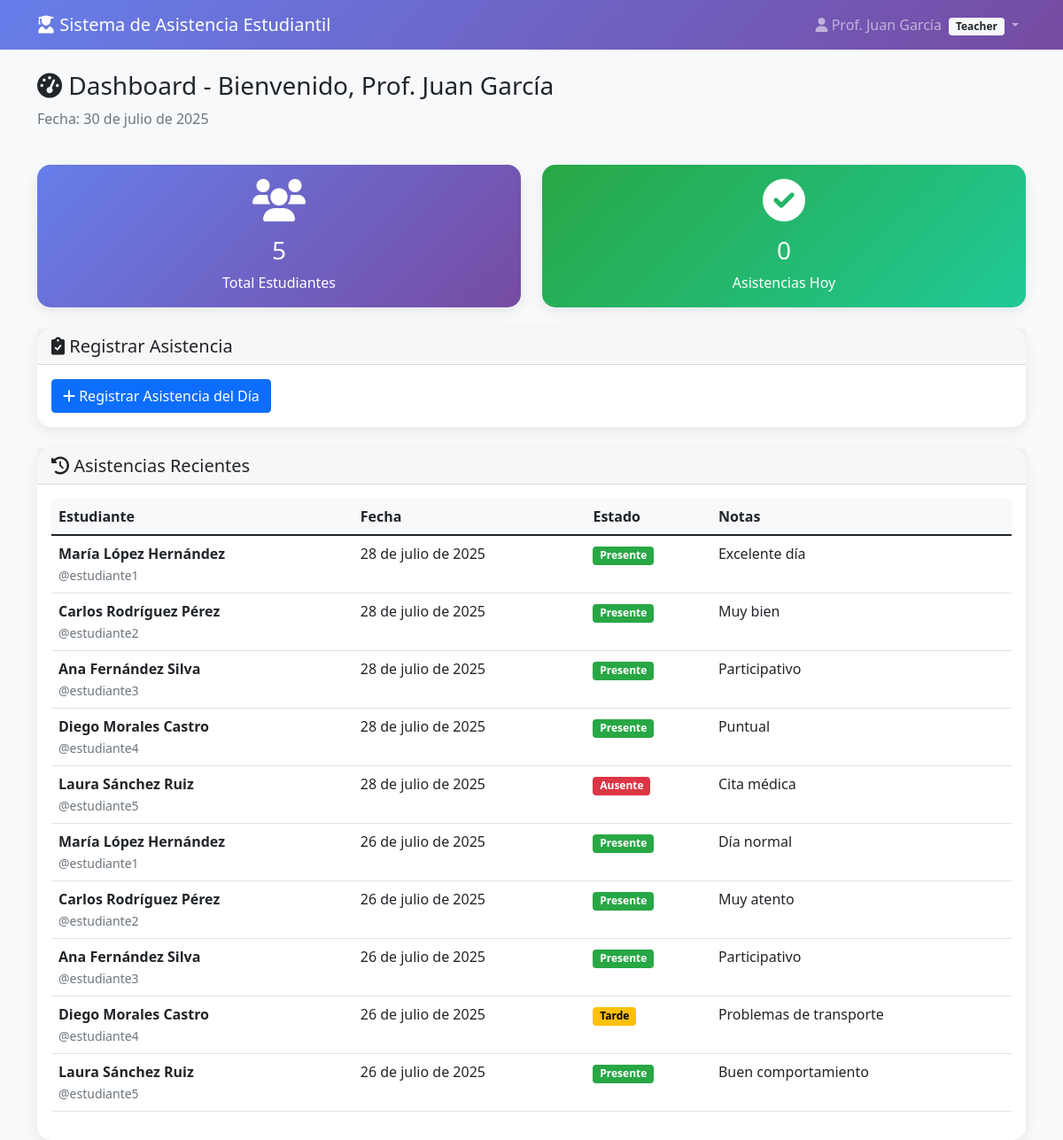
The page /php/dashboard.php (signed in) on the database its author committed.
### tables this page shows
CREATE TABLE users (
    id INT AUTO_INCREMENT PRIMARY KEY,
    username VARCHAR(50) UNIQUE NOT NULL,
    password VARCHAR(255) NOT NULL,
    role ENUM('teacher', 'student') NOT NULL,
    full_name VARCHAR(100) NOT NULL,
    email VARCHAR(100),
    created_at TIMESTAMP DEFAULT CURRENT_TIMESTAMP,
    updated_at TIMESTAMP DEFAULT CURRENT_TIMESTAMP ON UPDATE CURRENT_TIMESTAMP,
    is_active BOOLEAN DEFAULT TRUE,
    INDEX idx_username (username),
    INDEX idx_role (role)
);

CREATE TABLE attendance (
    id INT AUTO_INCREMENT PRIMARY KEY,
    student_id INT NOT NULL,
    teacher_id INT NOT NULL,
    date DATE NOT NULL,
    status ENUM('present', 'absent', 'late') DEFAULT 'present',
    notes TEXT,
    created_at TIMESTAMP DEFAULT CURRENT_TIMESTAMP,
    updated_at TIMESTAMP DEFAULT CURRENT_TIMESTAMP ON UPDATE CURRENT_TIMESTAMP,
    FOREIGN KEY (student_id) REFERENCES users(id) ON DELETE CASCADE,
    FOREIGN KEY (teacher_id) REFERENCES users(id) ON DELETE CASCADE,
    UNIQUE KEY unique_student_date (student_id, date),
    INDEX idx_date (date),
    INDEX idx_student_id (student_id),
    INDEX idx_teacher_id (teacher_id),
    INDEX idx_status (status)
);

### php/db_connect.php (called while the page is built, shortened)
<?php
require_once 'config.php';
class DatabaseConnection {
    private static $instance = null;
    private $connection;
    private $host;
    private $username;
    private $password;
    private $database;
    private function __construct() {
        $this->host = DB_HOST;
        $this->username = DB_USERNAME;
        $this->password = DB_PASSWORD;
        $this->database = DB_NAME;
    }
    public static function getInstance() {
        if (self::$instance === null) {
            self::$instance = new self();
        }
        return self::$instance;
    }
    private function connect() {
        try {
            $this->connection = new mysqli($this->host, $this->username, $this->password, $this->database);
            $this->connection->query("SET sql_mode = 'STRICT_TRANS_TABLES,ERROR_FOR_DIVISION_BY_ZERO,NO_AUTO_CREATE_USER,NO_ENGINE_SUBSTITUTION'");
            $this->connection->query("SET time_zone = '" . date('P') . "'");
        } catch (Exception $e) {
            logError("Error fatal de conexión: " . $e->getMessage(), 'CRITICAL');
            if (!defined('DEBUG_MODE') || !DEBUG_MODE) {
                die('Error de conexión a la base de datos. Contacte al administrador.');
            } else {
                die('Error de conexión: ' . $e->getMessage());
            }
        }
    }
    public function getConnection() {
        return $this->connection;
    }
    public function prepare($query) {
        $stmt = $this->getConnection()->prepare($query);
        return $stmt;
    }
}
class QueryBuilder {
    private $db;
    public function __construct() {
        $this->db = DatabaseConnection::getInstance();
    }
    public function execute($query, $params = [], $types = '') {
        try {
            $stmt = $this->db->prepare($query);
            if (!empty($params)) {
                $stmt->bind_param($types, ...$params);
            }
            if (!$stmt->execute()) {
                throw new Exception("Error ejecutando consulta: " . $stmt->error);
            }
            return $stmt;
        } catch (Exception $e) {
            logError("Error en QueryBuilder::execute - " . $e->getMessage() . " | Query: " . $query, 'ERROR');
            throw $e;
        }
    }
    public function fetchOne($query, $params = [], $types = '') {
        $stmt = $this->execute($query, $params, $types);
        $result = $stmt->get_result();
        return $result->fetch_assoc();
    }
    public function fetchAll($query, $params = [], $types = '') {
        $stmt = $this->execute($query, $params, $types);
        $result = $stmt->get_result();
        return $result->fetch_all(MYSQLI_ASSOC);
    }
}
$query = new QueryBuilder();
function fetchOne($sql, $params = [], $types = '') {
    global $query;
    return $query->fetchOne($sql, $params, $types);
}
function fetchAll($sql, $params = [], $types = '') {
    global $query;
    return $query->fetchAll($sql, $params, $types);
}
?>

### php/config.php (called while the page is built, shortened)
<?php
function isLoggedIn() {
    return true;
}
function isTeacher() {
    return isLoggedIn() && isset($_SESSION['role']) && $_SESSION['role'] === 'teacher';
}
function escape($data) {
    return htmlspecialchars($data ?? '', ENT_QUOTES, 'UTF-8');
}
function formatDate($date) {
    $meses = [
        1 => 'enero', 2 => 'febrero', 3 => 'marzo', 4 => 'abril',
        5 => 'mayo', 6 => 'junio', 7 => 'julio', 8 => 'agosto',
        9 => 'septiembre', 10 => 'octubre', 11 => 'noviembre', 12 => 'diciembre'
    ];
    $timestamp = strtotime($date);
    $dia = date('d', $timestamp);
    $mes = $meses[(int)date('n', $timestamp)];
    $año = date('Y', $timestamp);
    return "$dia de $mes de $año";
}
?>

### php/dashboard.php (the view, shortened to what this page needs)
<?php
require_once 'config.php';
require_once 'db_connect.php';
$current_user = fetchOne(
    "SELECT * FROM users WHERE id = ?",
    [$_SESSION['user_id']],
    'i'
);
$stats = [];
if (isTeacher()) {
    $stats['total_students'] = fetchOne("SELECT COUNT(*) as count FROM users WHERE role = 'student'")['count'];
    $stats['today_attendance'] = fetchOne(
        "SELECT COUNT(*) as count FROM attendance WHERE date = CURDATE() AND teacher_id = ?",
        [$_SESSION['user_id']],
        'i'
    )['count'];
    $recent_attendance = fetchAll(
        "SELECT a.*, s.full_name as student_name, s.username as student_username
         FROM attendance a
         JOIN users s ON a.student_id = s.id
         WHERE a.teacher_id = ?
         ORDER BY a.date DESC, a.created_at DESC
         LIMIT 10",
        [$_SESSION['user_id']],
        'i'
    );
}
?>
<!DOCTYPE html>
<html lang="es">
<head>
    <link href="https://cdn.jsdelivr.net/npm/bootstrap@5.1.3/dist/css/bootstrap.min.css" rel="stylesheet">
    <link href="https://cdnjs.cloudflare.com/ajax/libs/font-awesome/6.0.0/css/all.min.css" rel="stylesheet">
</head>
<body>
    <nav class="navbar navbar-expand-lg navbar-dark">
        <div class="container">
            <a class="navbar-brand" href="dashboard.php">
                <i class="fas fa-user-graduate"></i>
                <?php echo APP_NAME; ?>
            </a>
            <div class="navbar-nav ms-auto">
                <div class="nav-item dropdown">
                    <a class="nav-link dropdown-toggle" href="#" id="userDropdown" role="button"
                       data-bs-toggle="dropdown" aria-expanded="false">
                        <i class="fas fa-user"></i>
                        <?php echo escape($current_user['full_name']); ?>
                        <span class="badge bg-light text-dark ms-1">
                            <?php echo ucfirst($current_user['role']); ?>
                        </span>
                    </a>
                </div>
            </div>
        </div>
    </nav>
    <div class="container mt-4">
        <div class="row mb-4">
            <div class="col-12">
                <h1 class="h3">
                    <i class="fas fa-tachometer-alt"></i>
                    Dashboard - Bienvenido, <?php echo escape($current_user['full_name']); ?>
                </h1>
                <p class="text-muted">Fecha: <?php echo formatDate(date('Y-m-d')); ?></p>
            </div>
        </div>
        <?php if (isTeacher()): ?>
            <div class="row mb-4">
                <div class="col-md-6">
                    <div class="card stat-card">
                        <div class="card-body text-center">
                            <i class="fas fa-users fa-3x mb-3"></i>
                            <h3><?php echo $stats['total_students']; ?></h3>
                            <p class="mb-0">Total Estudiantes</p>
                        </div>
                    </div>
                </div>
                <div class="col-md-6">
                    <div class="card stat-card success">
                        <div class="card-body text-center">
                            <i class="fas fa-check-circle fa-3x mb-3"></i>
                            <h3><?php echo $stats['today_attendance']; ?></h3>
                            <p class="mb-0">Asistencias Hoy</p>
                        </div>
                    </div>
                </div>
            </div>
            <div class="row mb-4">
                <div class="col-12">
                    <div class="card">
                        <div class="card-header">
                            <h5 class="mb-0">
                                <i class="fas fa-clipboard-check"></i>
                                Registrar Asistencia
                            </h5>
                        </div>
                        <div class="card-body">
                            <a href="register_attendance.php" class="btn btn-primary">
                                <i class="fas fa-plus"></i>
                                Registrar Asistencia del Día
                            </a>
                        </div>
                    </div>
                </div>
            </div>
            <div class="row">
                <div class="col-12">
                    <div class="card">
                        <div class="card-header">
                            <h5 class="mb-0">
                                <i class="fas fa-history"></i>
                                Asistencias Recientes
                            </h5>
                        </div>
                        <div class="card-body">
                            <?php if (empty($recent_attendance)): ?>
                                <p class="text-muted text-center">No hay registros de asistencia.</p>
                            <?php else: ?>
                                <div class="table-responsive">
                                    <table class="table table-hover">
                                        <thead>
                                            <tr>
                                                <th>Estudiante</th>
                                                <th>Fecha</th>
                                                <th>Estado</th>
                                                <th>Notas</th>
                                            </tr>
                                        </thead>
                                        <tbody>
                                            <?php foreach ($recent_attendance as $record): ?>
                                                <tr>
                                                    <td>
                                                        <strong><?php echo escape($record['student_name']); ?></strong><br>
                                                        <small class="text-muted">@<?php echo escape($record['student_username']); ?></small>
                                                    </td>
                                                    <td><?php echo formatDate($record['date']); ?></td>
                                                    <td>
                                                        <span class="badge badge-<?php echo $record['status']; ?>">
                                                            <?php
                                                            $status_labels = [
                                                                'present' => 'Presente',
                                                                'absent' => 'Ausente',
                                                                'late' => 'Tarde'
                                                            ];
                                                            echo $status_labels[$record['status']];
                                                            ?>
                                                        </span>
                                                    </td>
                                                    <td><?php echo escape($record['notes']); ?></td>
                                                </tr>
                                            <?php endforeach; ?>
                                        </tbody>
                                    </table>
                                </div>
                            <?php endif; ?>
                        </div>
                    </div>
                </div>
            </div>
        <?php endif; ?>
    </div>
</body>
</html>

### php/dashboard.php (style rules this page uses)
body { background-color: #f8f9fa; }
.navbar { background: linear-gradient(135deg, #667eea 0%, #764ba2 100%); }
.card { border: none; border-radius: 15px; box-shadow: 0 5px 15px rgba(0, 0, 0, 0.08); transition: transform 0.2s; }
.stat-card { background: linear-gradient(135deg, #667eea 0%, #764ba2 100%); color: white; }
.stat-card.success { background: linear-gradient(135deg, #28a745 0%, #20c997 100%); }
.table th { border-top: none; background-color: #f8f9fa; }
.badge-present { background-color: #28a745; }
.badge-absent { background-color: #dc3545; }
.badge-late { background-color: #ffc107; color: #000; }

### rows shown on the page
users: full_name "Prof. Juan García", role "Teacher"
attendance: student.full_name "María López Hernández", student.username "estudiante1", date "28 de julio de 2025", status "Presente", notes "Excelente día"
attendance: student.full_name "Carlos Rodríguez Pérez", student.username "estudiante2", date "28 de julio de 2025", status "Presente", notes "Muy bien"
attendance: student.full_name "Ana Fernández Silva", student.username "estudiante3", date "28 de julio de 2025", status "Presente", notes "Participativo"
attendance: student.full_name "Diego Morales Castro", student.username "estudiante4", date "28 de julio de 2025", status "Presente", notes "Puntual"
attendance: student.full_name "Laura Sánchez Ruiz", student.username "estudiante5", date "28 de julio de 2025", status "Ausente", notes "Cita médica"
attendance: student.full_name "María López Hernández", student.username "estudiante1", date "26 de julio de 2025", status "Presente", notes "Día normal"
attendance: student.full_name "Carlos Rodríguez Pérez", student.username "estudiante2", date "26 de julio de 2025", status "Presente", notes "Muy atento"
attendance: student.full_name "Ana Fernández Silva", student.username "estudiante3", date "26 de julio de 2025", status "Presente", notes "Participativo"
attendance: student.full_name "Diego Morales Castro", student.username "estudiante4", date "26 de julio de 2025", status "Tarde", notes "Problemas de transporte"
attendance: student.full_name "Laura Sánchez Ruiz", student.username "estudiante5", date "26 de julio de 2025", status "Presente", notes "Buen comportamiento"

### other values the page prints
APP_NAME "Sistema de Asistencia Estudiantil"
$stats['total_students'] "5"
$stats['today_attendance'] "0"
